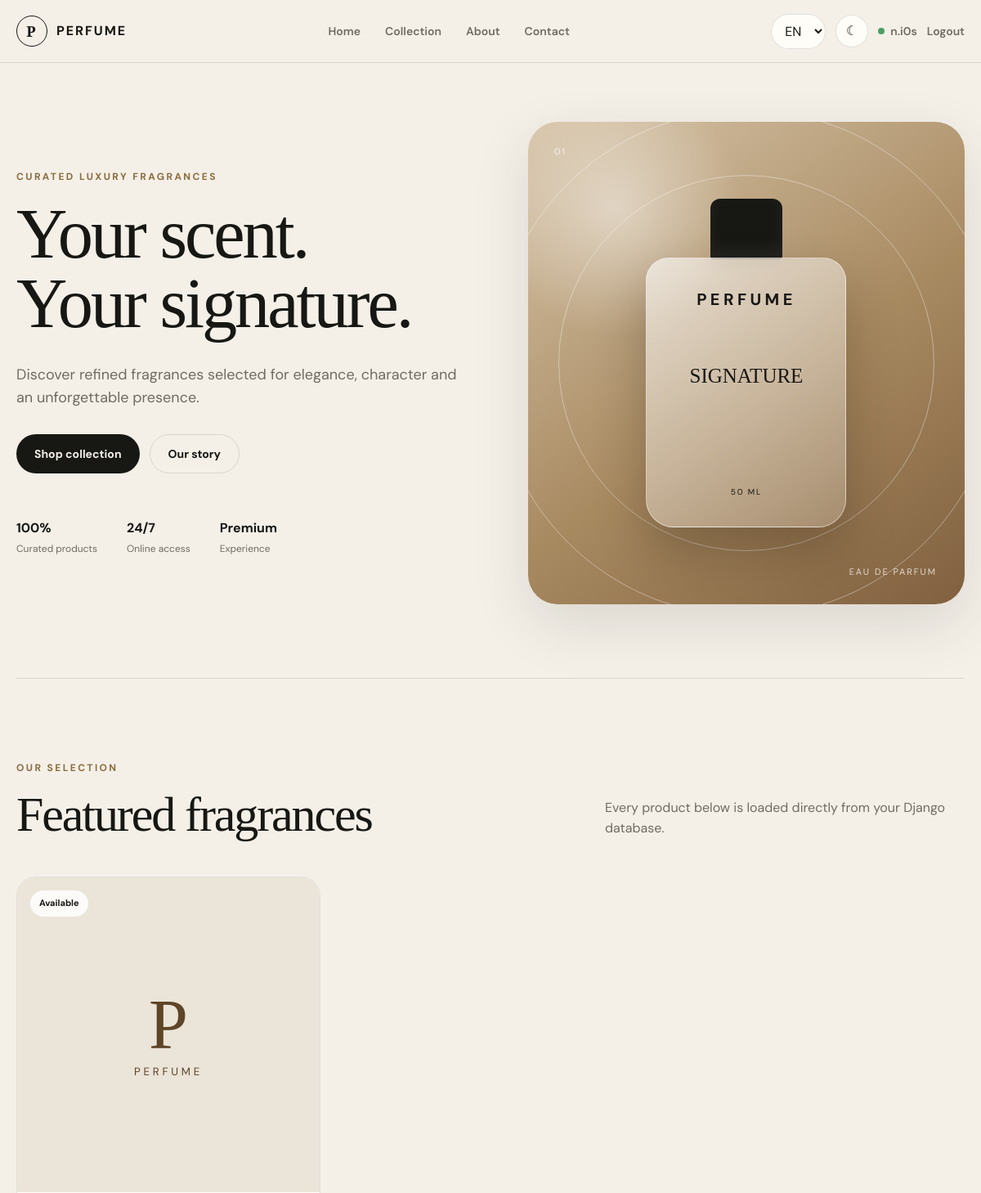
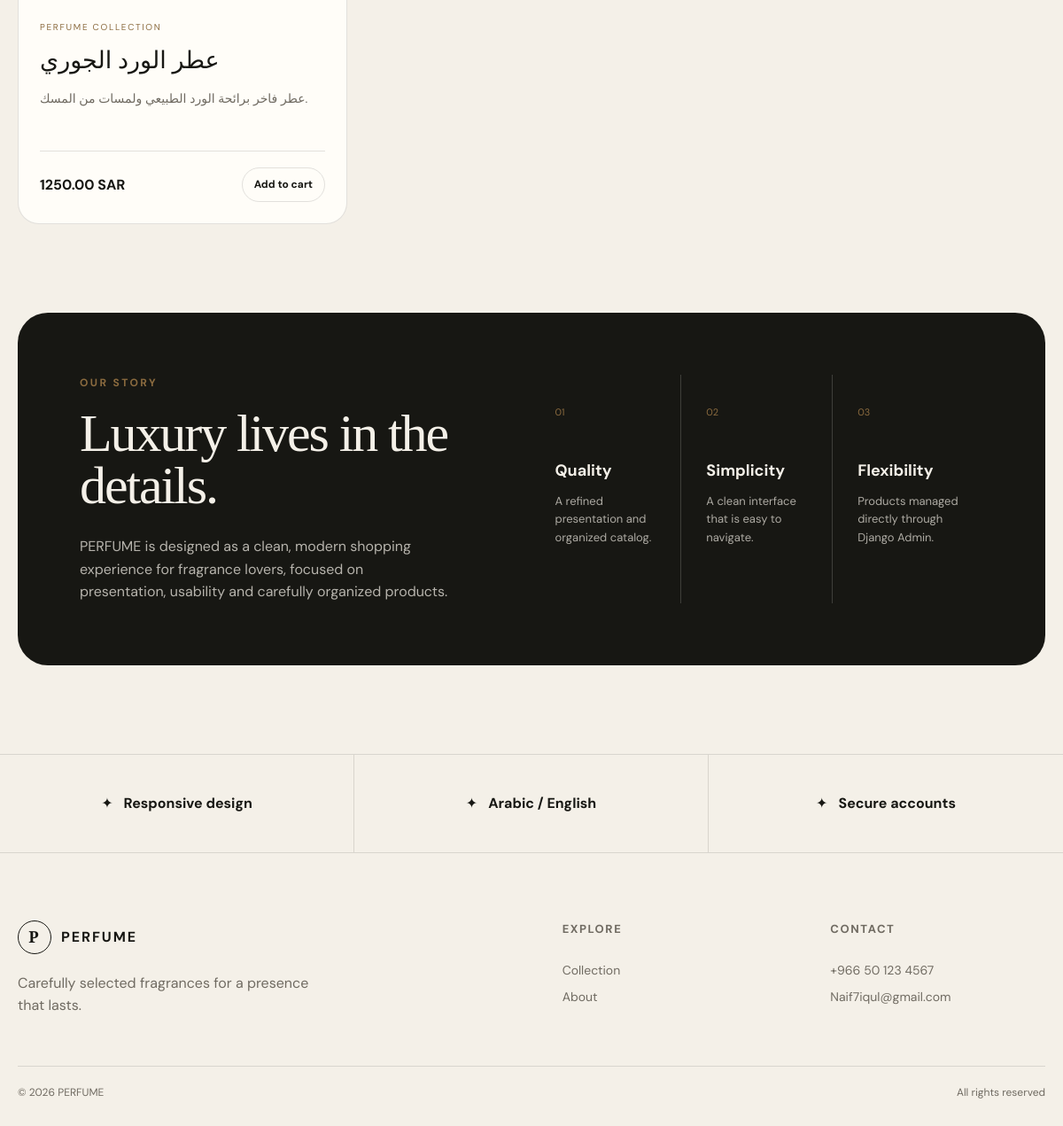
The page /en/ (signed in) on the database its author committed (2 pictures, top to bottom).
### store/models.py (models this page shows, shortened)
class Product(models.Model):
    name = models.CharField(max_length=200)
    description = models.TextField()
    price = models.DecimalField(max_digits=10, decimal_places=2)
    image = models.ImageField(upload_to='products/', blank=True, null=True)
    available = models.BooleanField(default=True)
    created_at = models.DateTimeField(auto_now_add=True)

### store/views.py (the view)
# urls.py: 2. Add a URL to urlpatterns:  path('', views.home, name='home')
def home(request):
    products = Product.objects.filter(available=True)
    return render(request, 'store/home.html', {
        'products': products
    })

### store/templates/store/home.html (shortened to what this page needs)
{% extends 'base.html' %}
{% load i18n %}
{% get_current_language as LANGUAGE_CODE %}
{% block content %}
<section class="hero-modern" id="home">
    <div class="hero-copy">
        <p class="eyebrow">
            {% if LANGUAGE_CODE == 'ar' %}مجموعة عطور فاخرة{% else %}CURATED LUXURY FRAGRANCES{% endif %}
        </p>
        <h1>
            {% if LANGUAGE_CODE == 'ar' %}
                عطرك يروي<br>قصتك.
            {% else %}
                Your scent.<br>Your signature.
            {% endif %}
        </h1>
        <p class="hero-description">
            {% if LANGUAGE_CODE == 'ar' %}
                اكتشف مجموعة مختارة من العطور الراقية التي تجمع بين الأناقة والأصالة والحضور المميز.
            {% else %}
                Discover refined fragrances selected for elegance, character and an unforgettable presence.
            {% endif %}
        </p>
        <div class="hero-buttons">
            <a class="primary-button" href="#collection">
                {% if LANGUAGE_CODE == 'ar' %}تسوق المجموعة{% else %}Shop collection{% endif %}
            </a>
            <a class="secondary-button" href="#about">
                {% if LANGUAGE_CODE == 'ar' %}اكتشف قصتنا{% else %}Our story{% endif %}
            </a>
        </div>
        <div class="hero-stats">
            <div><strong>100%</strong><span>{% if LANGUAGE_CODE == 'ar' %}منتجات مختارة{% else %}Curated products{% endif %}</span></div>
            <div><strong>24/7</strong><span>{% if LANGUAGE_CODE == 'ar' %}تصفح المتجر{% else %}Online access{% endif %}</span></div>
            <div><strong>Premium</strong><span>{% if LANGUAGE_CODE == 'ar' %}تجربة فاخرة{% else %}Experience{% endif %}</span></div>
        </div>
    </div>
    <div class="hero-visual" aria-hidden="true">
        <div class="visual-orbit orbit-one"></div>
        <div class="visual-orbit orbit-two"></div>
        <div class="bottle-card">
            <span class="bottle-cap"></span>
            <div class="bottle-body">
                <span class="bottle-brand">PERFUME</span>
                <span class="bottle-name">SIGNATURE</span>
                <span class="bottle-volume">50 ML</span>
            </div>
        </div>
        <span class="visual-note note-one">01</span>
        <span class="visual-note note-two">EAU DE PARFUM</span>
    </div>
</section>
<section class="section-shell collection-section" id="collection">
    <div class="section-heading">
        <div>
            <p class="eyebrow">
                {% if LANGUAGE_CODE == 'ar' %}مختاراتنا{% else %}OUR SELECTION{% endif %}
            </p>
            <h2>
                {% if LANGUAGE_CODE == 'ar' %}عطور مميزة{% else %}Featured fragrances{% endif %}
            </h2>
        </div>
        <p>
            {% if LANGUAGE_CODE == 'ar' %}
                منتجاتك تأتي مباشرة من قاعدة بيانات Django.
            {% else %}
                Every product below is loaded directly from your Django database.
            {% endif %}
        </p>
    </div>
    <div class="modern-products-grid">
        {% for product in products %}
            <article class="modern-product-card">
                <div class="modern-product-image">
                    {% if product.image %}
                        <img src="{{ product.image.url }}" alt="{{ product.name }}">
                    {% else %}
                        <div class="product-placeholder">
                            <span>P</span>
                            <small>PERFUME</small>
                        </div>
                    {% endif %}
                    <span class="availability-badge">
                        {% if LANGUAGE_CODE == 'ar' %}متوفر{% else %}Available{% endif %}
                    </span>
                </div>
                <div class="modern-product-info">
                    <p class="product-kicker">PERFUME COLLECTION</p>
                    <h3>{{ product.name }}</h3>
                    <p class="product-description">{{ product.description|truncatechars:100 }}</p>
                    <div class="product-footer">
                        <strong class="product-price">{{ product.price }} SAR</strong>
                        <button class="product-action" type="button" data-product-id="{{ product.id }}">
                            {% if LANGUAGE_CODE == 'ar' %}أضف للسلة{% else %}Add to cart{% endif %}
                        </button>
                    </div>
                </div>
            </article>
        {% empty %}
            <div class="empty-state">
                <span>P</span>
                <h3>{% if LANGUAGE_CODE == 'ar' %}لا توجد منتجات حالياً{% else %}No products yet{% endif %}</h3>
                <p>{% if LANGUAGE_CODE == 'ar' %}أضف أول منتج من لوحة Django Admin.{% else %}Add your first product from Django Admin.{% endif %}</p>
            </div>
        {% endfor %}
    </div>
</section>
<section class="about-modern" id="about">
    <div class="about-panel">
        <p class="eyebrow">{% if LANGUAGE_CODE == 'ar' %}قصتنا{% else %}OUR STORY{% endif %}</p>
        <h2>
            {% if LANGUAGE_CODE == 'ar' %}
                الأناقة تبدأ بالتفاصيل.
            {% else %}
                Luxury lives in the details.
            {% endif %}
        </h2>
        <p>
            {% if LANGUAGE_CODE == 'ar' %}
                بنينا PERFUME ليكون تجربة تسوق بسيطة وحديثة لعشاق العطور. نركز على جودة العرض، سهولة الاستخدام، وتنظيم المنتجات بطريقة واضحة.
            {% else %}
                PERFUME is designed as a clean, modern shopping experience for fragrance lovers, focused on presentation, usability and carefully organized products.
            {% endif %}
        </p>
    </div>
    <div class="values-grid">
        <article>
            <span>01</span>
            <h3>{% if LANGUAGE_CODE == 'ar' %}الجودة{% else %}Quality{% endif %}</h3>
            <p>{% if LANGUAGE_CODE == 'ar' %}تجربة عرض أنيقة ومنتجات منظمة.{% else %}A refined presentation and organized catalog.{% endif %}</p>
        </article>
        <article>
            <span>02</span>
            <h3>{% if LANGUAGE_CODE == 'ar' %}البساطة{% else %}Simplicity{% endif %}</h3>
            <p>{% if LANGUAGE_CODE == 'ar' %}واجهة واضحة وسهلة الاستخدام.{% else %}A clean interface that is easy to navigate.{% endif %}</p>
        </article>
        <article>
            <span>03</span>
            <h3>{% if LANGUAGE_CODE == 'ar' %}المرونة{% else %}Flexibility{% endif %}</h3>
            <p>{% if LANGUAGE_CODE == 'ar' %}إدارة المنتجات من Django Admin.{% else %}Products managed directly through Django Admin.{% endif %}</p>
        </article>
    </div>
</section>
<section class="service-strip">
    <div>
        <span>✦</span>
        <strong>{% if LANGUAGE_CODE == 'ar' %}تصميم متجاوب{% else %}Responsive design{% endif %}</strong>
    </div>
    <div>
        <span>✦</span>
        <strong>{% if LANGUAGE_CODE == 'ar' %}عربي / English{% else %}Arabic / English{% endif %}</strong>
    </div>
    <div>
        <span>✦</span>
        <strong>{% if LANGUAGE_CODE == 'ar' %}حسابات آمنة{% else %}Secure accounts{% endif %}</strong>
    </div>
</section>
{% endblock %}

### store/templates/base.html (shortened to what this page needs)
{% load static i18n %}
{% get_current_language as LANGUAGE_CODE %}
<!DOCTYPE html>
<html lang="{{ LANGUAGE_CODE }}" dir="{% if LANGUAGE_CODE == 'ar' %}rtl{% else %}ltr{% endif %}">
<head>
    <link rel="stylesheet" href="{% static 'store/css/style.css' %}">
</head>
<body>
    <header class="site-header">
        <div class="nav-shell">
            <a class="brand" href="{% url 'home' %}">
                <span class="brand-mark">P</span>
                <span>PERFUME</span>
            </a>
            <nav class="main-nav" aria-label="Main navigation">
                <a href="{% url 'home' %}#home">
                    {% if LANGUAGE_CODE == 'ar' %}الرئيسية{% else %}Home{% endif %}
                </a>
                <a href="{% url 'home' %}#collection">
                    {% if LANGUAGE_CODE == 'ar' %}المجموعة{% else %}Collection{% endif %}
                </a>
                <a href="{% url 'home' %}#about">
                    {% if LANGUAGE_CODE == 'ar' %}من نحن{% else %}About{% endif %}
                </a>
                <a href="{% url 'home' %}#contact">
                    {% if LANGUAGE_CODE == 'ar' %}تواصل معنا{% else %}Contact{% endif %}
                </a>
            </nav>
            <div class="nav-actions">
                <form class="language-form" action="{% url 'set_language' %}" method="post">
                    <select name="language" onchange="this.form.submit()" aria-label="Language">
                        <option value="en" {% if LANGUAGE_CODE == 'en' %}selected{% endif %}>EN</option>
                    </select>
                </form>
                <button id="themeToggle" class="icon-button" type="button"
                        aria-label="{% if LANGUAGE_CODE == 'ar' %}تغيير الثيم{% else %}Toggle theme{% endif %}">
                    ☾
                </button>
                {% if user.is_authenticated %}
                    <a class="account-link" href="{% url 'profile' %}">
                        <span class="account-dot"></span>
                        {{ user.username }}
                    </a>
                    <form action="{% url 'logout' %}" method="post">
                        <button class="text-button" type="submit">
                            {% if LANGUAGE_CODE == 'ar' %}خروج{% else %}Logout{% endif %}
                        </button>
                    </form>
                {% endif %}
            </div>
        </div>
    </header>
    <main>
        {% block content %}{% endblock %}
    </main>
    <footer class="site-footer" id="contact">
        <div class="footer-grid">
            <div>
                <a class="brand footer-brand" href="{% url 'home' %}">
                    <span class="brand-mark">P</span>
                    <span>PERFUME</span>
                </a>
                <p class="footer-copy">
                    {% if LANGUAGE_CODE == 'ar' %}
                        عطور مختارة بعناية لتصنع حضوراً لا يُنسى.
                    {% else %}
                        Carefully selected fragrances for a presence that lasts.
                    {% endif %}
                </p>
            </div>
            <div>
                <h3>{% if LANGUAGE_CODE == 'ar' %}روابط{% else %}Explore{% endif %}</h3>
                <a href="{% url 'home' %}#collection">{% if LANGUAGE_CODE == 'ar' %}المجموعة{% else %}Collection{% endif %}</a>
                <a href="{% url 'home' %}#about">{% if LANGUAGE_CODE == 'ar' %}من نحن{% else %}About{% endif %}</a>
            </div>
            <div>
                <h3>{% if LANGUAGE_CODE == 'ar' %}تواصل{% else %}Contact{% endif %}</h3>
                <p>+966 50 123 4567</p>
                <p>Naif7iqul@gmail.com</p>
            </div>
        </div>
        <div class="footer-bottom">
            <span>© 2026 PERFUME</span>
            <span>{% if LANGUAGE_CODE == 'ar' %}جميع الحقوق محفوظة{% else %}All rights reserved{% endif %}</span>
        </div>
    </footer>
</body>
</html>

### rows shown on the page
Product: image "P", name "عطر الورد الجوري", description "عطر فاخر برائحة الورد الطبيعي ولمسات من المسك.", price "1250.00"

### other values the page prints
{{ user.username }} "n.i0s"
